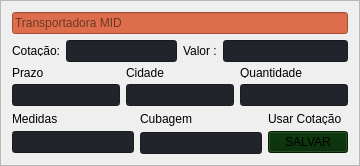
                                     <widget class="QFrame" name="frame_11">
                                      <property name="frameShape">
                                       <enum>QFrame::StyledPanel</enum>
                                      </property>
                                      <property name="frameShadow">
                                       <enum>QFrame::Raised</enum>
                                      </property>
                                      <layout class="QVBoxLayout" name="verticalLayout_34">
                                       <item>
                                        <layout class="QGridLayout" name="gridLayout_40">
                                         <item row="0" column="0">
                                          <layout class="QHBoxLayout" name="horizontalLayout_199">
                                           <item>
                                            <widget class="QLineEdit" name="lineEdit_255">
                                             <property name="enabled">
                                              <bool>false</bool>
                                             </property>
                                             <property name="layoutDirection">
                                              <enum>Qt::LeftToRight</enum>
                                             </property>
                                             <property name="styleSheet">
                                              <string notr="true">background-color: rgb(222, 110, 75);</string>
                                             </property>
                                             <property name="echoMode">
                                              <enum>QLineEdit::Normal</enum>
                                             </property>
                                             <property name="placeholderText">
                                              <string>Transportadora MID</string>
                                             </property>
                                            </widget>
                                           </item>
                                          </layout>
                                         </item>
                                         <item row="1" column="0">
                                          <layout class="QHBoxLayout" name="horizontalLayout_200">
                                           <item>
                                            <layout class="QHBoxLayout" name="horizontalLayout_201">
                                             <item>
                                              <widget class="QLabel" name="label_254">
                                               <property name="maximumSize">
                                                <size>
                                                 <width>16777215</width>
                                                 <height>10</height>
                                                </size>
                                               </property>
                                               <property name="text">
                                                <string>Cotação:</string>
                                               </property>
                                              </widget>
                                             </item>
                                             <item>
                                              <widget class="QLineEdit" name="lineEdit_256">
                                               <property name="enabled">
                                                <bool>false</bool>
                                               </property>
                                               <property name="styleSheet">
                                                <string notr="true">background-color: rgb(33, 37, 43);</string>
                                               </property>
                                              </widget>
                                             </item>
                                            </layout>
                                           </item>
                                           <item>
                                            <layout class="QHBoxLayout" name="horizontalLayout_202">
                                             <item>
                                              <widget class="QLabel" name="label_255">
                                               <property name="maximumSize">
                                                <size>
                                                 <width>16777215</width>
                                                 <height>10</height>
                                                </size>
                                               </property>
                                               <property name="text">
                                                <string>Valor :</string>
                                               </property>
                                              </widget>
                                             </item>
                                             <item>
                                              <widget class="QLineEdit" name="lineEdit_257">
                                               <property name="enabled">
                                                <bool>false</bool>
                                               </property>
                                               <property name="styleSheet">
                                                <string notr="true">background-color: rgb(33, 37, 43);</string>
                                               </property>
                                              </widget>
                                             </item>
                                            </layout>
                                           </item>
                                          </layout>
                                         </item>
                                         <item row="2" column="0">
                                          <layout class="QHBoxLayout" name="horizontalLayout_203">
                                           <item>
                                            <layout class="QVBoxLayout" name="verticalLayout_203">
                                             <item>
                                              <widget class="QLabel" name="label_256">
                                               <property name="maximumSize">
                                                <size>
                                                 <width>16777215</width>
                                                 <height>10</height>
                                                </size>
                                               </property>
                                               <property name="text">
                                                <string>Prazo </string>
                                               </property>
                                              </widget>
                                             </item>
                                             <item>
                                              <widget class="QLineEdit" name="lineEdit_258">
                                               <property name="enabled">
                                                <bool>false</bool>
                                               </property>
                                               <property name="styleSheet">
                                                <string notr="true">background-color: rgb(33, 37, 43);</string>
                                               </property>
                                              </widget>
                                             </item>
                                            </layout>
                                           </item>
                                           <item>
                                            <layout class="QVBoxLayout" name="verticalLayout_204">
                                             <item>
                                              <widget class="QLabel" name="label_257">
                                               <property name="maximumSize">
                                                <size>
                                                 <width>16777215</width>
                                                 <height>10</height>
                                                </size>
                                               </property>
                                               <property name="text">
                                                <string>Cidade</string>
                                               </property>
                                              </widget>
                                             </item>
                                             <item>
                                              <widget class="QLineEdit" name="lineEdit_259">
                                               <property name="enabled">
                                                <bool>false</bool>
                                               </property>
                                               <property name="styleSheet">
                                                <string notr="true">background-color: rgb(33, 37, 43);</string>
                                               </property>
                                              </widget>
                                             </item>
                                            </layout>
                                           </item>
                                           <item>
                                            <layout class="QVBoxLayout" name="verticalLayout_205">
                                             <item>
                                              <widget class="QLabel" name="label_258">
                                               <property name="maximumSize">
                                                <size>
                                                 <width>16777215</width>
                                                 <height>10</height>
                                                </size>
                                               </property>
                                               <property name="text">
                                                <string>Quantidade</string>
                                               </property>
                                              </widget>
                                             </item>
                                             <item>
                                              <widget class="QLineEdit" name="lineEdit_260">
                                               <property name="enabled">
                                                <bool>false</bool>
                                               </property>
                                               <property name="styleSheet">
                                                <string notr="true">background-color: rgb(33, 37, 43);</string>
                                               </property>
                                              </widget>
                                             </item>
                                            </layout>
                                           </item>
                                          </layout>
                                         </item>
                                         <item row="3" column="0">
                                          <layout class="QHBoxLayout" name="horizontalLayout_204">
                                           <item>
                                            <layout class="QVBoxLayout" name="verticalLayout_206">
                                             <item>
                                              <widget class="QLabel" name="label_259">
                                               <property name="maximumSize">
                                                <size>
                                                 <width>16777215</width>
                                                 <height>13</height>
                                                </size>
                                               </property>
                                               <property name="text">
                                                <string>Medidas</string>
                                               </property>
                                              </widget>
                                             </item>
                                             <item>
                                              <widget class="QLineEdit" name="lineEdit_261">
                                               <property name="enabled">
                                                <bool>false</bool>
                                               </property>
                                               <property name="styleSheet">
                                                <string notr="true">background-color: rgb(33, 37, 43);</string>
                                               </property>
                                              </widget>
                                             </item>
                                            </layout>
                                           </item>
                                           <item>
                                            <layout class="QVBoxLayout" name="verticalLayout_207">
                                             <item>
                                              <widget class="QLabel" name="label_260">
                                               <property name="maximumSize">
                                                <size>
                                                 <width>16777215</width>
                                                 <height>15</height>
                                                </size>
                                               </property>
                                               <property name="text">
                                                <string>Cubagem</string>
                                               </property>
                                              </widget>
                                             </item>
                                             <item>
                                              <widget class="QLineEdit" name="lineEdit_262">
                                               <property name="enabled">
                                                <bool>false</bool>
                                               </property>
                                               <property name="styleSheet">
                                                <string notr="true">background-color: rgb(33, 37, 43);</string>
                                               </property>
                                              </widget>
                                             </item>
                                            </layout>
                                           </item>
                                           <item>
                                            <layout class="QVBoxLayout" name="verticalLayout_208">
                                             <item>
                                              <widget class="QLabel" name="label_261">
                                               <property name="maximumSize">
                                                <size>
                                                 <width>16777215</width>
                                                 <height>13</height>
                                                </size>
                                               </property>
                                               <property name="text">
                                                <string>Usar Cotação</string>
                                               </property>
                                              </widget>
                                             </item>
                                             <item>
                                              <widget class="QPushButton" name="pushButton_34">
                                               <property name="styleSheet">
                                                <string notr="true">background-color: rgb(0, 40, 0);</string>
                                               </property>
                                               <property name="text">
                                                <string>SALVAR</string>
                                               </property>
                                              </widget>
                                             </item>
                                            </layout>
                                           </item>
                                          </layout>
                                         </item>
                                        </layout>
                                       </item>
                                      </layout>
                                     </widget>
